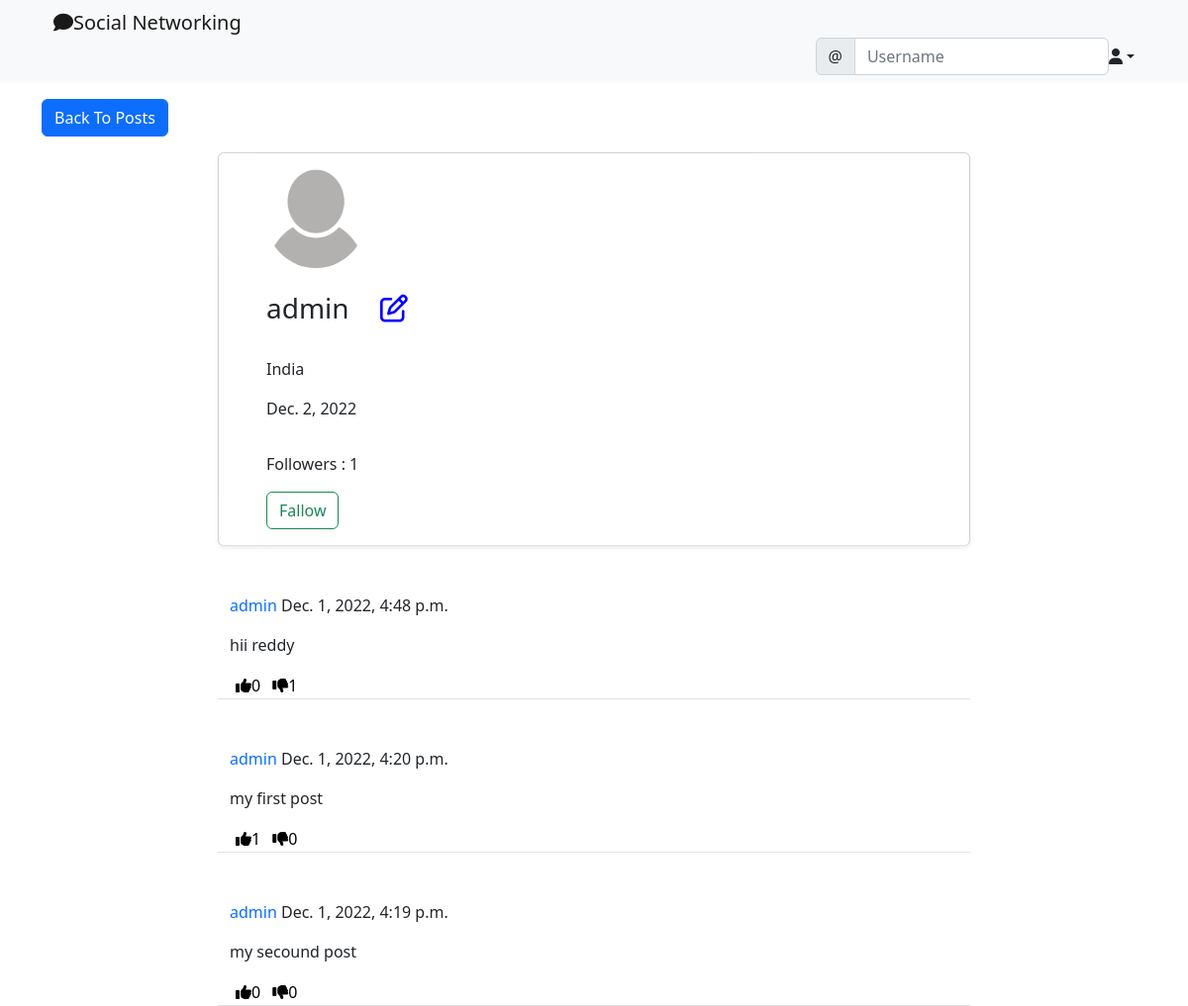
Screenshot of /social/profile/1 with the database file from the repository.
### social_appe/models.py (models this page shows)
class UserProfile(models.Model):
    user=models.OneToOneField(User,primary_key=True,verbose_name='user',related_name='profile',on_delete=models.CASCADE)
    name=models.CharField(max_length=30,blank=True,null=True)
    bio=models.TextField(max_length=500,blank=True,null=True)
    birth_date=models.DateField(null=True,blank=True)
    location=models.CharField(max_length=100,null=True,blank=True)
    picture=models.ImageField(upload_to='upload/profile_pictures',default='uploads/profile_pictures/default.png')
    followers=models.ManyToManyField(User,related_name='followers',blank=True)

class Post(models.Model):
    body=models.TextField()
    created_on=models.DateTimeField(default=timezone.now())
    author=models.ForeignKey(User,on_delete=models.CASCADE)
    likes=models.ManyToManyField(User,blank=True,related_name='likes')
    dislikes=models.ManyToManyField(User,blank=True,related_name='dislikes')

### social_appe/views.py (the view)
# urls.py: path('profile/<int:pk>',ProfileView.as_view(),name='profile'),
class ProfileView(View):
    def get(self,request,pk,*args,**kwargs):
        profile=UserProfile.objects.get(pk=pk)
        user=profile.user
        posts=Post.objects.filter(author=user).order_by('-created_on')
        followers=profile.followers.all()
        if len(followers) == 0:
            is_following = False
        for follower in followers:
            if follower == request.user:
                is_following = True
                break
            else:
                is_following = False
        number_of_followers=len(followers)
        content={
            'user':user,
            'profile':profile,
            'posts':posts,
            'number_of_followers':number_of_followers,
            'is_following':is_following
        }
        return render(request,'social_appe/profile.html',content)

### social_appe/templates/social_appe/profile.html (shortened to what this page needs)
{% extends 'landing/base.html' %}
{% load crispy_forms_tags %}
{% block content %}
    <div class="container">
    <div class="row mt-3">
        <div class="col-md-5 col-sm-6">
            <a href="{% url 'post_list' %}" class="btn btn-primary">Back To Posts</a>
        </div>
    </div>
    <div class="row justify-content-center mt-3">
        <div class="card shadow-sm  col-md-8 col-sm-12 border-bottom px-5 pt-3 ">
        <img src="{{ profile.picture.url }}" class="rounded-circle" width="100" height="100">
            {% if profile.name %}
                <h3 class="py-4">{{ profile.name }}
                    <span class="mx-4">
                        <a href="{% url 'profile_edit' profile.pk %}" style="color: blue"><i class="fa fa-edit"></i></a>
                    </span>
                </h3>
                {% else %}
                 <h3 class="py-4">{{ user.username }}
                    <span class="mx-4">
                        <a href="{% url 'profile_edit' profile.pk %}" style="color: blue"><i class="fa fa-edit"></i></a>
                    </span>
                </h3>
            {% endif %}
            {% if profile.location %}
                <p>{{ profile.location }}</p>
            {% endif %}
            {% if profile.birth_date %}
                <p>{{ profile.birth_date }}</p>
            {% endif %}
         <div class="my-3">
        <p>Followers : {{ number_of_followers }}</p>
        {% if user == request.user %}
            {% else %}
            {% if is_following %}
                <form method="post" action="{% url 'remove_followers' profile.pk %}">
                    {% csrf_token %}
                    <button class="btn btn-outline-danger" type="submit">Un Follow</button>
                </form>
                {% else %}
                <form method="post" action="{% url 'add_followers' profile.pk %}">
                    <button class="btn btn-outline-success" type="submit">Fallow</button>
                </form>
            {% endif %}
        {% endif %}
    </div>
        </div>
    </div>
    {% for post in posts %}
    <div class="row justify-content-center mt-5">
        <div class="col-md-8 col-sm-12 border-bottom ">
            <p><a style="text-decoration: none" class="text-primary" href="{% url 'profile' post.author.profile.pk %}"> {{ post.author }}</a> {{ post.created_on }}</p>
            <div class="position-relative">
                <p>{{ post.body }}</p>
            </div>
             <div class="d-flex flex-row">
                <form method="post" action="{% url 'like' post.pk %}" >
                    <button style="background-color: transparent;border: none;box-shadow: none" type="submit">
                        <i class="fa fa-thumbs-up mr-1"></i><span>{{ post.likes.all.count }}</span>
                    </button>
                </form>
                <form method="post" action="{% url 'dislike' post.pk %}" >
                    <button style="background-color: transparent;border: none;box-shadow: none" type="submit">
                        <i class="fa fa-thumbs-down mr-1"></i><span>{{ post.dislikes.all.count }}</span>
                    </button>
                </form>
            </div>
        </div>
    </div>
    {% endfor %}
    </div>
{% endblock content %}

### landing/templates/landing/base.html (shortened to what this page needs)
<!doctype html>
<html lang="en">
  <head>
      <link href="https://cdn.jsdelivr.net/npm/bootstrap@5.2.3/dist/css/bootstrap.min.css" rel="stylesheet">
  </head>
  <body>
  {% include 'landing/nacbar.html' %}
    {% block content %}
    {% endblock content %}
  </body>
</html>

### landing/templates/landing/nacbar.html (shortened to what this page needs)
<nav class="navbar navbar-expand-lg bg-light">
<div class="container">
  <div class="container-fluid">
    <a class="navbar-brand"
       {% if user.is_authenticated %}
            href="{% url 'post_list' %}"
       {% else %}
            href="{% url 'index' %}"
       {% endif %}
    ><i class=" fa fa-comment"></i>Social Networking</a>
    <div class="collapse navbar-collapse" id="navbarSupportedContent">
      <form class="d-flex" role="search">
         <div class="input-group">
              <span class="input-group-text" id="basic-addon1">@</span>
              <input type="text" class="form-control" placeholder="Username" aria-label="Username" aria-describedby="basic-addon1">
         </div>
      </form>
        {% if user.is_authenticated %}
        <div class="nav-item dropdown">
                 <a class="nav-link dropdown-toggle text-dark" data-bs-toggle="dropdown" role="buton" aria-expanded="false"><i class="fas fa-user"></i></a>
        </div>
        {% endif %}
    </div>
  </div>
</div>
</nav>

### rows the page displays
UserProfile: picture (placeholder picture), name "admin", location "India", birth_date "Dec. 2, 2022"
Post: author "admin", created_on "Dec. 1, 2022, 4:48 p.m.", body "hii reddy", likes.all.count "0", dislikes.all.count "1"
Post: author "admin", created_on "Dec. 1, 2022, 4:20 p.m.", body "my first post", likes.all.count "1", dislikes.all.count "0"
Post: author "admin", created_on "Dec. 1, 2022, 4:19 p.m.", body "my secound post", likes.all.count "0", dislikes.all.count "0"

### other values shown
{{ number_of_followers }} "1"
